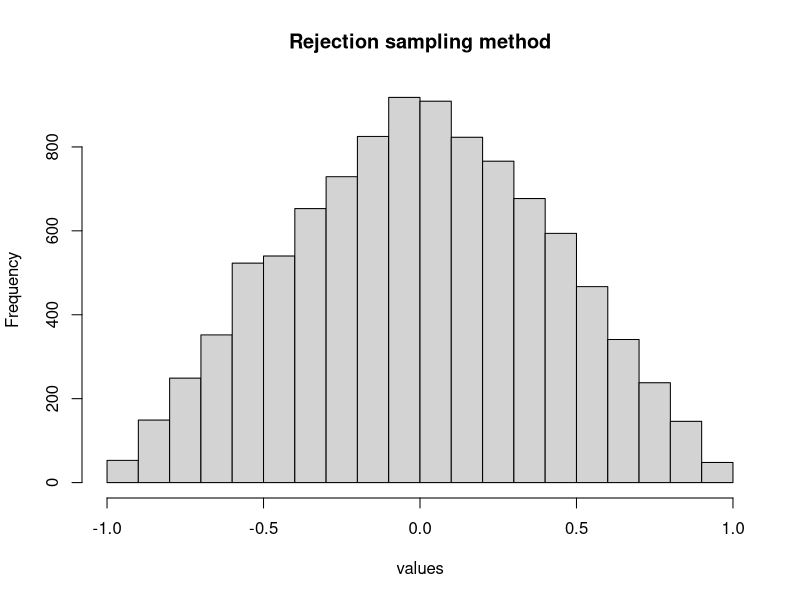
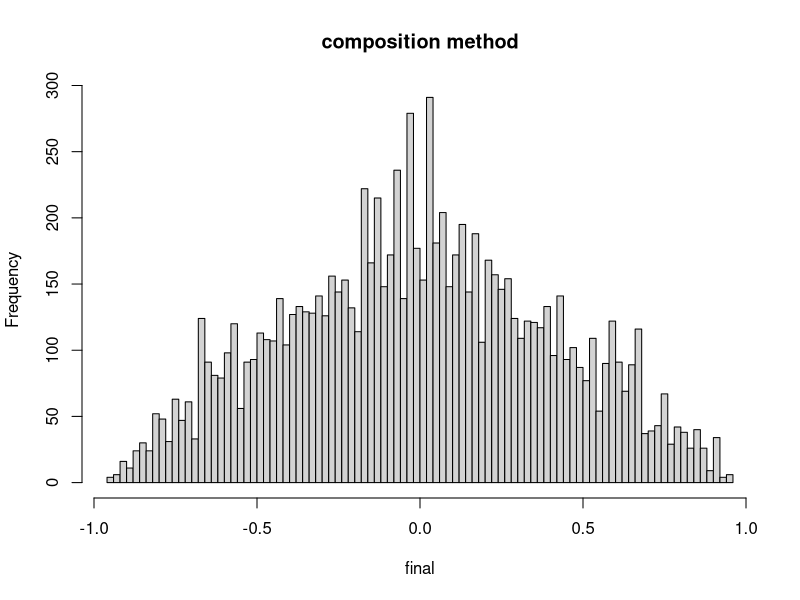
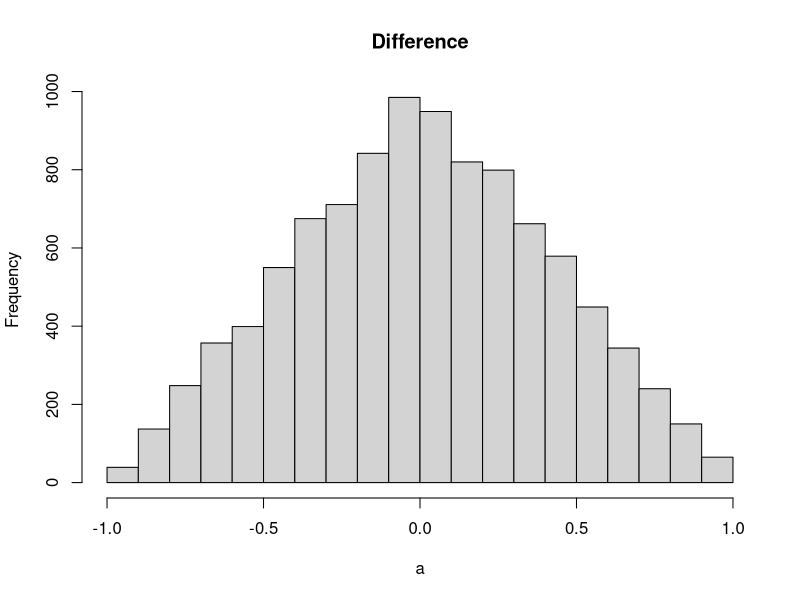
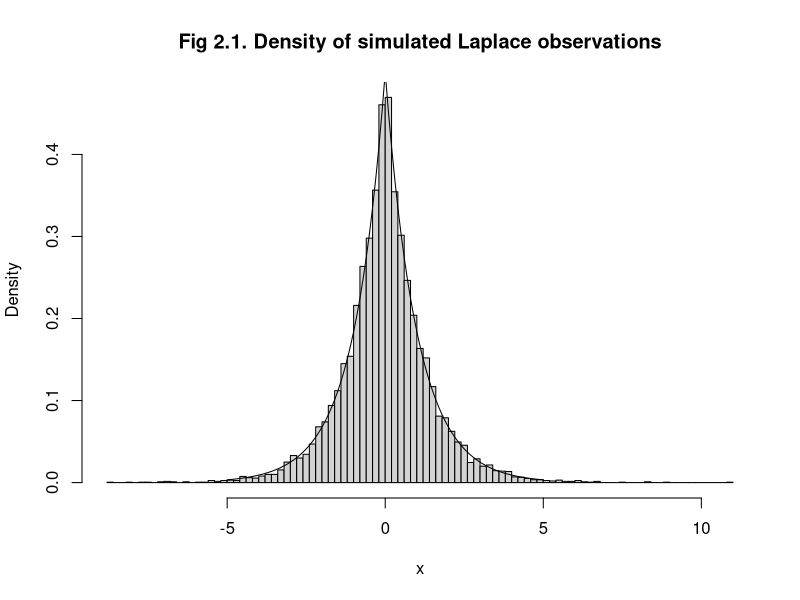
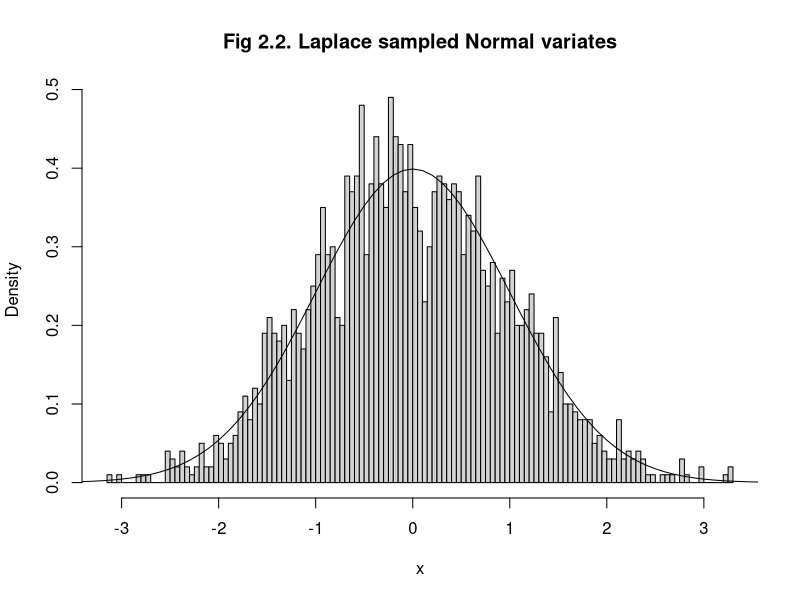

R code for these plots, in order:
## ---- chunk 1
# Question 1.a

custom_density <- function(x) {
  
  ifelse(x < -1 | x > 1, 0,
         ifelse(-1 <= x & x <= 0, x + 1,
                ifelse(0 < x & x <= 1, 1 - x, 0))) 
}

#Based on the function, we have choosen the uniform distribution as the envelop. 
uniform_density <- function(x){
  ifelse(x < -1 | x > 1, 0,
         ifelse(-1 <= x & x <= 0, 1,
                ifelse(0 < x & x <= 1, 1, 0))) 
}

#Not required to scale since scaling would lead to more wastage. 

sampling<- function(amount){
  values<-c()
  
  i<-1
  while(length(values)<amount){
    U<-runif(1)
    
    Y<-runif(1,min = -1,max =1)
    
    if(U <= custom_density(Y)/uniform_density(Y)){
      values[i]<-Y
      i=i+1
    }
  }
  hist(values, main = "Rejection sampling method")
  return(head(values,10))
}

## ---- chunk 2
# Question 1.b

x_pos <- function(u){
  a<-1-sqrt(1-u)
  #hist(a)
  return(a)
}

x_neg <- function(u){
  a<-sqrt(1-u)-1
  #hist(a)
  return(a)
}

mixing_para_positive<-0.5
mixing_para_negative<-0.5

#composition sampling
mixture2<- function(n,m_p,m_n){
  u <- runif(1000)
  a<-sample(c(1,2),n,replace = TRUE,prob = c(m_p,m_n))
  
  final<-ifelse(a==1,x_pos(u),x_neg(u))
  
  hist(final,breaks=100, main = "composition method")
  return(head(final,10))
}

## ---- chunk 3
# Question 1.c

diff<- function(n){
  U1<-runif(n)
  U2<-runif(n)
  
  a<-U1-U2 
  
  hist(a, main = "Difference")
  return(head(a,10))
}

## ---- chunk 4
# Question 1.d

sampling(10000)
mixture2(10000,mixing_para_positive,mixing_para_negative)
a<-diff(10000)

var(a)

## ---- chunk 5
# Question 2.a

# Generate laplace variates using Inverse Distribution Function (IDF)
rlaplace <- function(n=1, location=0, scale=1){
  # Generate n observations from U(0,1)
  u <- runif(n)
  
  # Calculate (and return) corresponding IDF values
  location - scale*sign(u - 0.5)*log(1-2*abs(u-0.5))
}

## ---- chunk 6
# Question 2.a

# Laplace density function for use in the histogram below 
dlaplace <- function(x, location, scale){
  (scale / 2) * exp(-scale*abs(x-location))
}

# Plot a histogram of 10^4 Laplace observations
set.seed(03737693)
hist(rlaplace(10000, 0, 1), breaks = 100, freq = F,
     main = "Fig 2.1. Density of simulated Laplace observations",
     xlab = "x")

# Add true Laplace density curve
points(x = seq(-5, 5, 0.1),
       y = dlaplace(seq(-5, 5, 0.1), 0, 1),
       type = "l")

## ---- chunk 7
# Question 2.b

# Our derived optimal a
a <- sqrt(pi/2) * exp(-1/2)

# Generate standard normal variates using rejection sampling
rnorm_rejection <- function(n=1){ #mean=0, sd=1
  output_vector <- c()
  
  # Keep track of total number of attempts
  n_tries <- 0
  
  # Run the algorithm once for every n desired values
  for (i in 1:n){
    # Repeat the sampling procedure until a value is accepted
    repeat{
      n_tries <- n_tries + 1
      u <- runif(1, 0, 1)
      Y <- rlaplace(1, 0, 1)
      ratio <- dnorm(Y) / (dlaplace(Y, 0, 1) / a)
      if(u <= ratio){output_vector <- c(output_vector, Y);break}
    }
  }
  cat("The average rejection rate:", (n_tries-n)/n_tries, "\n")
  return(output_vector)
}

## ---- chunk 8
# Question 2.b

# Plot a histogram of simulated Normal variates
set.seed(9432719)
hist(rnorm_rejection(2000), breaks=100, freq = F,
     main = "Fig 2.2. Laplace sampled Normal variates",
     xlab = "x")

# Add true standard normal density curve
points(x = seq(-5, 5, 0.1), y = dnorm(seq(-5, 5, 0.1), 0, 1), type = "l")
